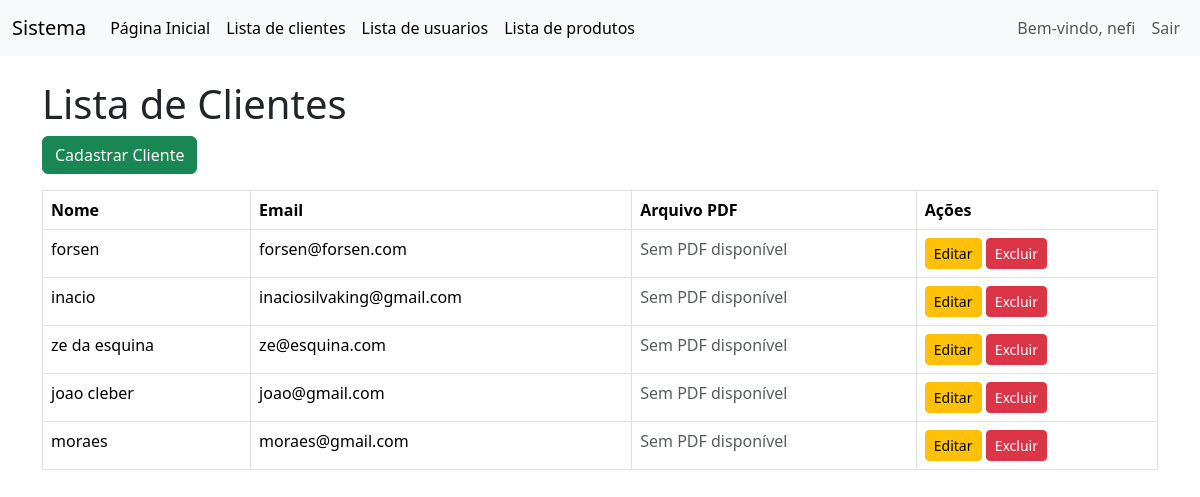
Screenshot of /lista_clientes.php (signed in) with the database file from the repository.
### tables this page shows
CREATE TABLE `clientes` (
  `id` int NOT NULL,
  `nome` varchar(255) NOT NULL,
  `email` varchar(255) NOT NULL,
  `arquivo_pdf` varchar(255) NOT NULL
);

### lista_clientes.php (the view, shortened to what this page needs)
<?php
include 'conexao.php';
include 'menu.php';
$clientes = $conn->query("SELECT * FROM clientes")->fetchAll(PDO::FETCH_ASSOC);
$temAcessoAdmin = isset($_SESSION['nivel_acesso']) && $_SESSION['nivel_acesso'] === 'ADMINISTRADOR';
?>
<!DOCTYPE html>
<html lang="pt-br">
<head>
    <link href="https://cdn.jsdelivr.net/npm/bootstrap@5.3.3/dist/css/bootstrap.min.css" rel="stylesheet">
</head>
<body>
    <div class="container">
        <h1 class="mt-4">Lista de Clientes</h1>
        <a href="cadastrar.php" class="btn btn-success mb-3">Cadastrar Cliente</a>
        <table class="table table-bordered">
            <thead>
                <tr>
                    <th>Nome</th>
                    <th>Email</th>
                    <th>Arquivo PDF</th>
                    <th>Ações</th>
                </tr>
            </thead>
            <tbody>
                <?php foreach ($clientes as $cliente): ?>
                    <tr>
                        <td><?= htmlspecialchars($cliente['nome']) ?></td>
                        <td><?= htmlspecialchars($cliente['email']) ?></td>
                        <td>
                            <?php if (!empty($cliente['arquivo_pdf']) && file_exists("uploads/{$cliente['arquivo_pdf']}")): ?>
                                <a href="uploads/<?= htmlspecialchars($cliente['arquivo_pdf']) ?>" target="_blank">Ver PDF</a>
                            <?php else: ?>
                                <span class="text-muted">Sem PDF disponível</span>
                            <?php endif; ?>
                        </td>
                        <td>
                            <?php if ($temAcessoAdmin): ?>
                                <a href="editar.php?id=<?= $cliente['id'] ?>" class="btn btn-warning btn-sm">Editar</a>
                                <a href="excluir.php?id=<?= $cliente['id'] ?>" class="btn btn-danger btn-sm" onclick="return confirm('A exclusão é permanente! Tem certeza disso?')">Excluir</a>
                            <?php else: ?>
                                <span class="text-muted">Sem permissão</span>
                            <?php endif; ?>
                        </td>
                    </tr>
                <?php endforeach; ?>
            </tbody>
        </table>
    </div>
</body>
</html>

### rows the page displays
clientes: nome "forsen", email "forsen@forsen.com", arquivo_pdf "Sem PDF disponível"
clientes: nome "inacio", email "inaciosilvaking@gmail.com", arquivo_pdf "Sem PDF disponível"
clientes: nome "ze da esquina", email "ze@esquina.com", shows "Sem PDF disponível"
clientes: nome "joao cleber", email "joao@gmail.com", shows "Sem PDF disponível"
clientes: nome "moraes", email "moraes@gmail.com", shows "Sem PDF disponível"

### other values shown
$_SESSION['nome_usuario'] "nefi"
